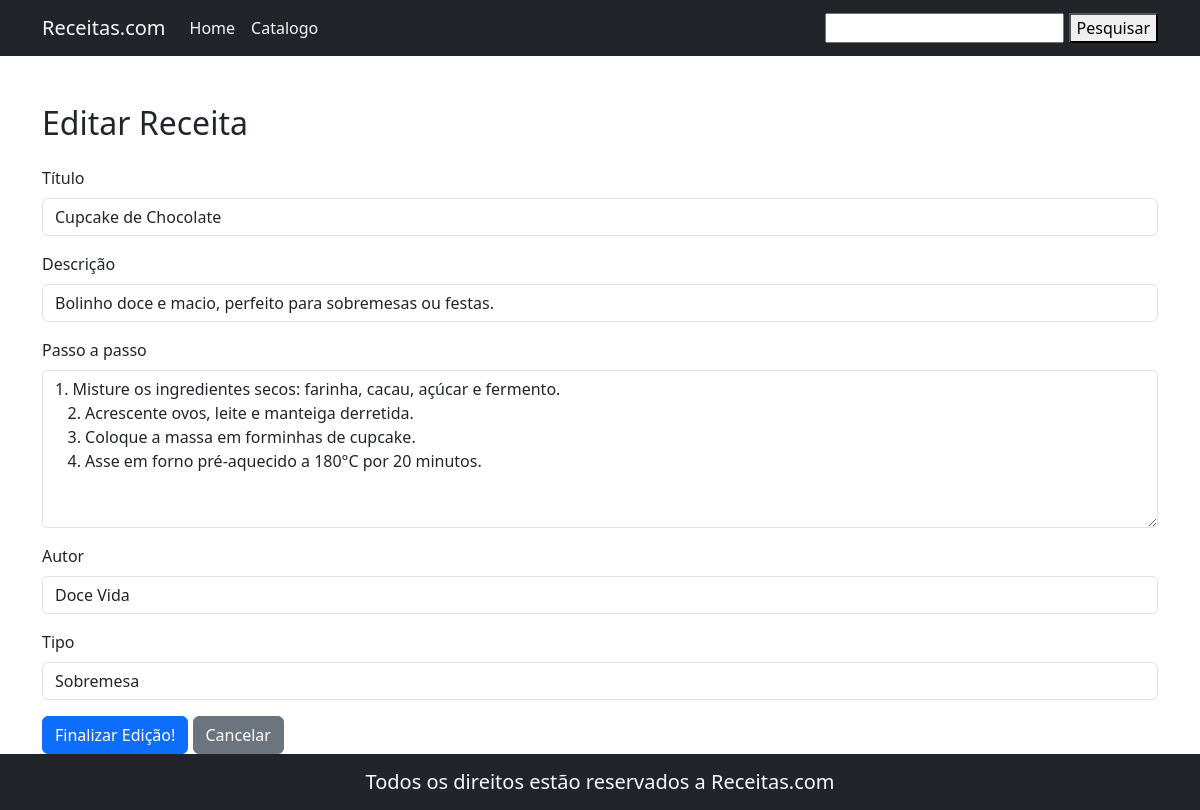
Page /index.php?menu=editarReceita&id=3 on the committed database.
### tables this page shows
create table receitas(
	id int auto_increment primary key,
    titulo varchar(250),
    descricao text,
    receita_texto text,
    autor varchar(250),
    tipo varchar(250)
);

### pages/lista/editarReceita.php (the view, shortened to what this page needs)
<?php
    $id = $_GET['id'];
    $sql="SELECT * FROM receitas WHERE id = {$id}";
    $query = mysqli_query($conect,$sql) or die("Erro ao executar a consulta".mysqli_error($conect));
    $dados = mysqli_fetch_assoc($query);
?>
<div class="container mt-5">
    <h2 class="mb-4">Editar Receita</h2>
    <form action="index.php?menu=atualizarReceita" method="post">
        <div class="mb-3">
            <label for="titulo" class="form-label">Título</label>
            <input type="text" id="titulo" name="titulo" class="form-control" value="<?= htmlspecialchars($dados['titulo']) ?>" required>
        </div>
        <div class="mb-3">
            <label for="descricao" class="form-label">Descrição</label>
            <input type="text" id="descricao" name="descricao" class="form-control" value="<?= htmlspecialchars($dados['descricao']) ?>" required>
        </div>
        <div class="mb-3">
            <label for="receita_texto" class="form-label">Passo a passo</label>
            <textarea id="receita_texto" name="receita_texto" class="form-control" rows="6" required><?= htmlspecialchars($dados['receita_texto']) ?></textarea>
        </div>
        <div class="mb-3">
            <label for="autor" class="form-label">Autor</label>
            <input type="text" id="autor" name="autor" class="form-control" value="<?= htmlspecialchars($dados['autor']) ?>" required>
        </div>
        <div class="mb-3">
            <label for="tipo" class="form-label">Tipo</label>
            <input type="text" id="tipo" name="tipo" class="form-control" value="<?= htmlspecialchars($dados['tipo']) ?>" required>
        </div>
        <button type="submit" class="btn btn-primary">Finalizar Edição!</button>
        <a href="index.php?menu=receitas" class="btn btn-secondary">Cancelar</a>
    </form>
</div>

### rows in the picture
receitas: titulo "Cupcake de Chocolate", descricao "Bolinho doce e macio, perfeito para sobremesas ou festas.", receita_texto "1. Misture os ingredientes secos: farinha, cacau, açúcar e fermento. 2. Acrescente ovos, leite e manteiga derretida. 3. Coloque a massa em forminhas de cupcake. 4. Asse em forno pré-aquecido a 180°C por 20 minutos.", autor "Doce Vida", tipo "Sobremesa"
